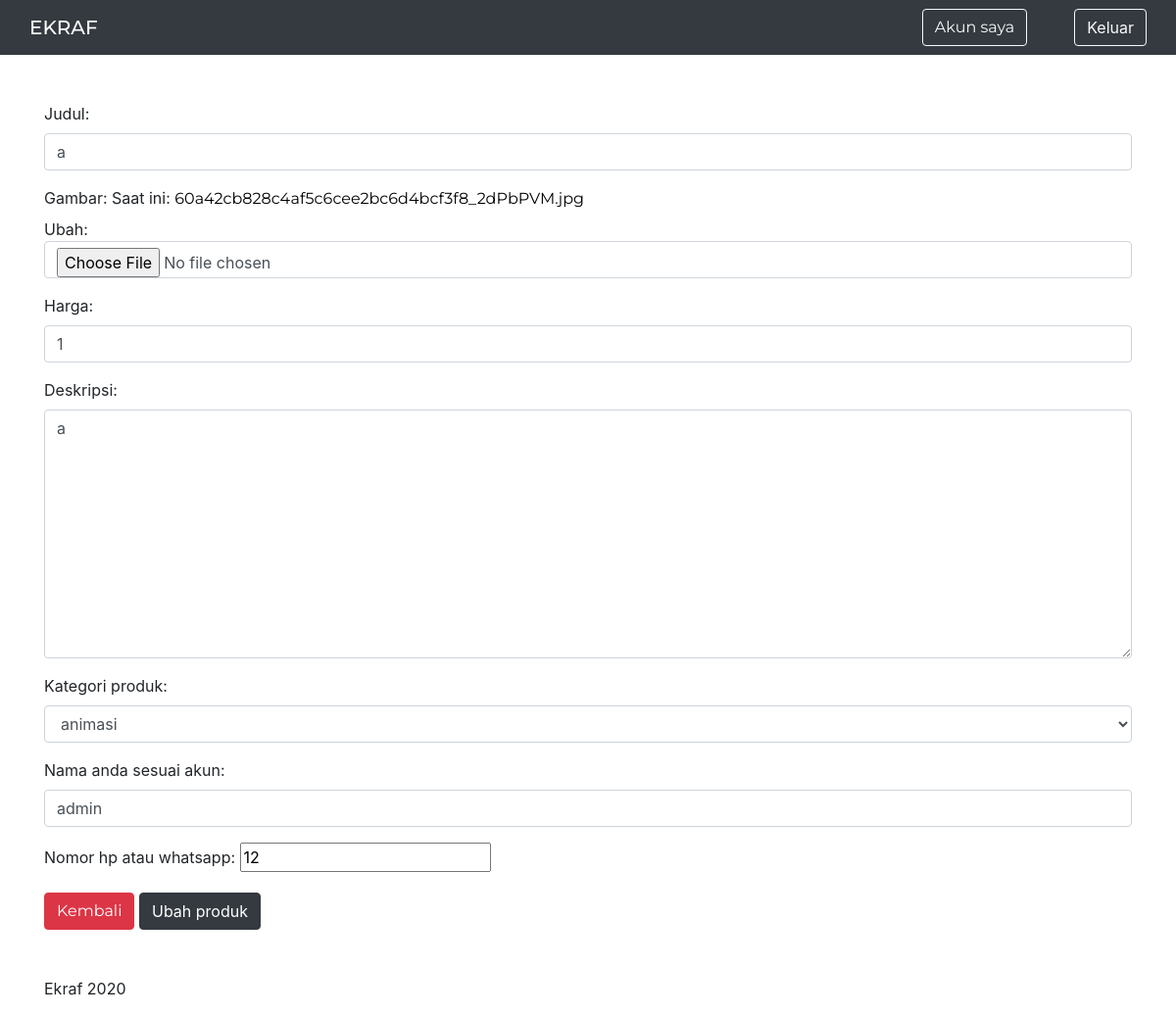
Screenshot of /pengguna/produk/ubah/5 (signed in) with the database file from the repository.
### app/models.py (models this page shows, shortened)
class Produk(models.Model):
    judul = models.CharField(max_length=100)
    gambar = models.ImageField(upload_to='images/',null=True)
    harga  = models.IntegerField()
    deskripsi = models.TextField(null=True)
    kategori_produk = models.ForeignKey(Kategori, on_delete=models.CASCADE, null=True)
    nama_anda_sesuai_akun = models.CharField(max_length=100, null=True)
    nomor_hp_atau_whatsapp  = models.IntegerField(null=True)
    tanggal = models.DateTimeField(auto_now_add=True, null=True)

### app/views.py (the view)
# urls.py: path('pengguna/produk/ubah/<int:id_produk>', ubah, name='ubah'),
@login_required(login_url=settings.LOGIN_URL)
def ubah(request, id_produk):
    produk = Produk.objects.get(id=id_produk)
    template = 'ubah.html'
    if request.POST:
        form = FormProduk(request.POST, request.FILES, instance=produk)
        if form.is_valid():
            form.save()
            return redirect ('user')
    else:
        form = FormProduk(instance=produk)
        context = {
            'produk' : produk,
            'form' : form
        }
    return render(request, template, context)

### app/forms.py
class FormProduk(ModelForm):
    class Meta:
        model = Produk
        fields = '__all__'
        widgets = {
            'judul' : forms.TextInput({'class':'form-control'}),
            'gambar' : forms.ClearableFileInput({'class':'form-control'}),
            'harga' : forms.NumberInput({'class':'form-control'}),
            'deskripsi' : forms.Textarea({'class':'form-control'}),
            'kategori_produk' : forms.Select({'class':'form-control'}),
            'nama_anda_sesuai_akun' : forms.TextInput({'class':'form-control'}),
            'nomor_hp_atau_whatsapp ' : forms.NumberInput({'class':'form-control'}),
        }

### app/models.py (called while the page is built)
    def __str__(self):
        return self.nama

### app/templates/ubah.html
{% extends 'base.html' %} {% load static %} {% block content %}
<div class="my-5">
    <div class="container">
        <form action="{% url 'ubah' produk.id %}" method="POST" enctype="multipart/form-data">
            {% csrf_token %} {{ form.as_p }}
            <a href="{% url 'user' %}" class="btn btn-danger">Kembali</a>
            <button class="btn btn-dark">Ubah produk</button>
        </form>
    </div>
</div>
{% endblock %}

### static/css/main.css (style rules this page uses)
a { font-family: montserrat; font-weight: 400; color: black; }

### rows the page displays
Produk: judul "a", harga "1", deskripsi "a", kategori_produk "animasi", nama_anda_sesuai_akun "admin", nomor_hp_atau_whatsapp "12"
